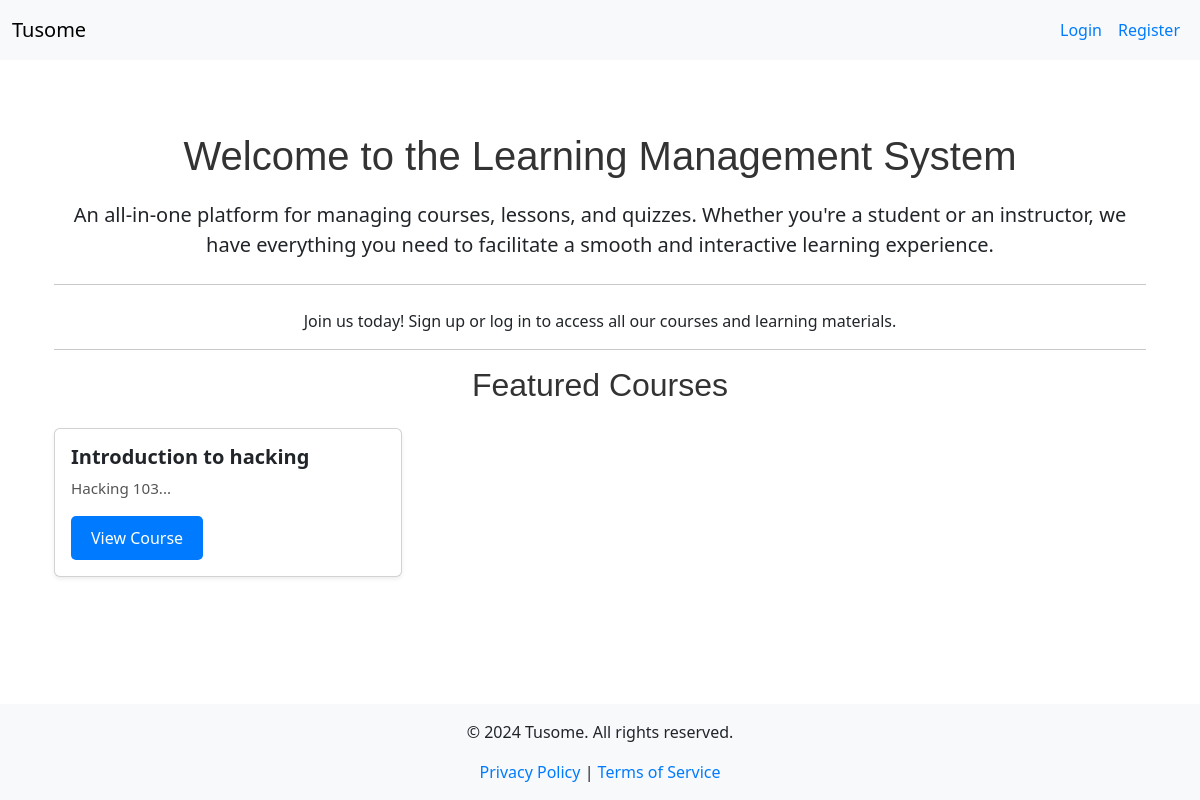
Before: / with the older database file.
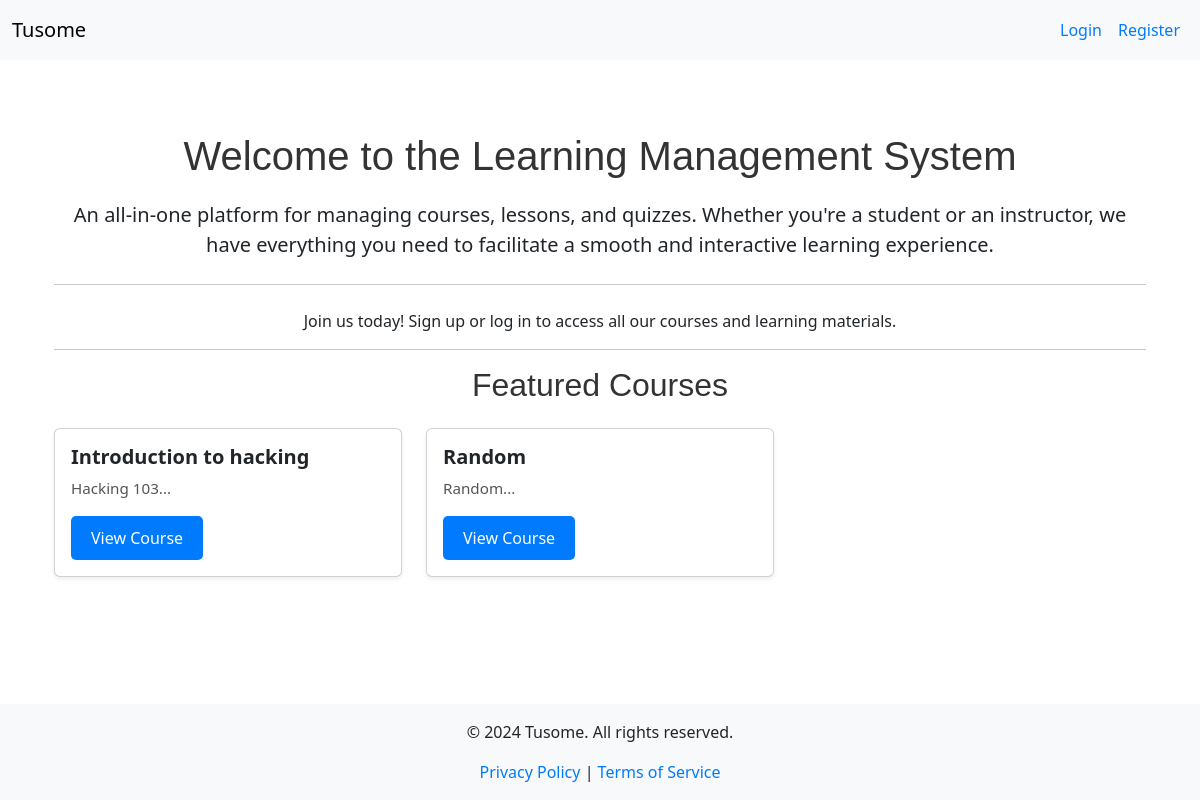
After: the same page with the newer database file.
### models.py (models this page shows)
class Course(db.Model):
    id = db.Column(db.Integer, primary_key=True)
    title = db.Column(db.String(200), nullable=False)
    description = db.Column(db.Text, nullable=False)
    is_featured = db.Column(db.Boolean, default=False)
    instructor_id = db.Column(db.Integer, db.ForeignKey('instructor.id'), nullable=False)
    instructor = db.relationship('Instructor', back_populates='courses')
    lessons = db.relationship('Lesson', back_populates='course', lazy=True)
    quizzes = db.relationship('Quiz', back_populates='course', lazy=True)
    materials = db.relationship('CourseMaterial', back_populates='course', lazy=True)
    enrollments = db.relationship('Enrollment', back_populates='course', lazy=True)
    submissions = db.relationship('Submission', back_populates='course', lazy=True)

### app.py (the view)
@app.route('/')
def index():
    courses = Course.query.filter_by(is_featured=True).all()  # Assuming there's an is_featured field
    return render_template('index.html', courses=courses)

### app.py (called while the page is built)
@app.context_processor
def inject_current_year():
    return {'current_year': datetime.utcnow().year}

@app.context_processor
def inject_roleenum():
    return dict(RoleEnum=RoleEnum)

### templates/index.html (shortened to what this page needs)
{% extends "base.html" %}
{% block content %}
<div class="container mt-5">
    <div class="jumbotron text-center">
        <h1>Welcome to the Learning Management System</h1>
        <p class="lead">An all-in-one platform for managing courses, lessons, and quizzes. Whether you're a student or an instructor, we have everything you need to facilitate a smooth and interactive learning experience.</p>
        <hr class="my-4">
        {% if not current_user.is_authenticated %}
            <p>Join us today! Sign up or log in to access all our courses and learning materials.</p>
        {% endif %}
    </div>
    <hr>
    <h2 class="text-center mb-4">Featured Courses</h2>
    <div class="row">
        {% for course in courses %}
        <div class="col-md-4">
            <div class="card mb-4 shadow-sm">
                <div class="card-body">
                    <h5 class="card-title">{{ course.title }}</h5>
                    <p class="card-text">{{ course.description[:100] }}...</p>
                    <a href="{{ url_for('course_details', course_id=course.id) }}" class="btn btn-primary">View Course</a>
                </div>
            </div>
        </div>
        {% else %}
        <p>No courses available at the moment. Please check back later.</p>
        {% endfor %}
    </div>
</div>
{% endblock %}

Changed rows visible on the page:
added Course: title "Random", description "Random"
